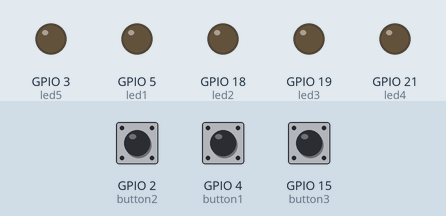
Recording of a sketch running on a simulated ESP32. Parts: output pins drawn as LEDs (lit = HIGH). Dashed ring = blinking. Inputs (shaded band) come from the test bench; at power-on: GPIO 15 (button3) LOW, GPIO 2 (button2) LOW, GPIO 4 (button1) LOW.

Above: at 1.2 s.
1.3 s: GPIO 15 (button3) pulled HIGH for 0.15 s
At 1.5 s:
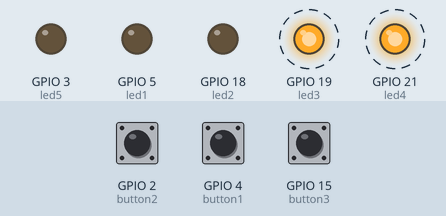
4.3 s: GPIO 2 (button2) pulled HIGH for 1 s
At 4.55 s:
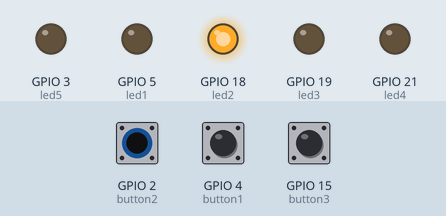
6.8 s: GPIO 4 (button1) pulled HIGH for 0.15 s
At 6.87 s:
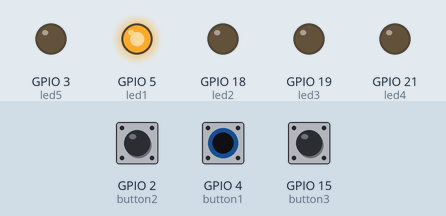
8.4 s: GPIO 15 (button3) pulled HIGH for 1 s
At 8.7 s:
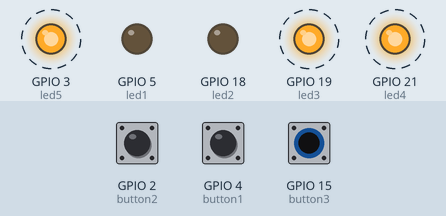
11.4 s: GPIO 15 (button3) pulled HIGH for 3.2 s
At 12.2 s:
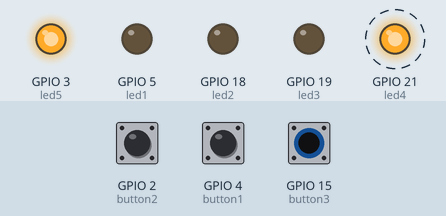
16.1 s: GPIO 2 (button2) pulled HIGH for 0.15 s
At 16.4 s:
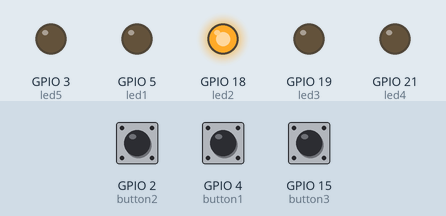
Timing chart, 0 to 18.7 s (numbered marks = the images above; inputs shaded):
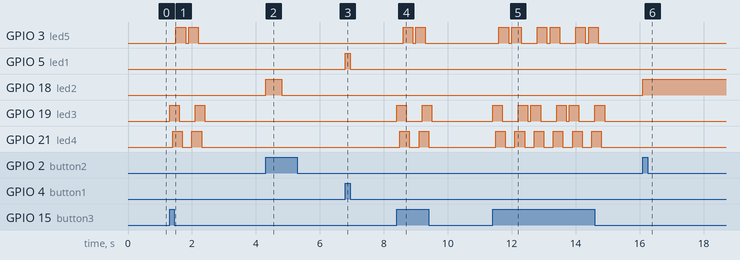

Measured:
- after the input at 1.3 s, GPIO 3 (led5): alternates HIGH for 0.30 s and LOW for 0.10 s, 4 changes in all, then stays LOW, starting after 0.20 s; GPIO 19 (led3): alternates HIGH for 0.30 s and LOW for 0.50 s, 4 changes in all, then stays LOW, starting at once
- after the input at 4.3 s, GPIO 18 (led2): LOW → HIGH at once, → LOW 0.50 s later
- after the input at 6.8 s, GPIO 5 (led1): LOW → HIGH at once, → LOW 0.15 s later
- after the input at 8.4 s, GPIO 3 (led5): alternates HIGH for 0.30 s and LOW for 0.10 s, 4 changes in all, then stays LOW, starting after 0.20 s; GPIO 19 (led3): alternates HIGH for 0.30 s and LOW for 0.50 s, 4 changes in all, then stays LOW, starting at once
- after the input at 11.4 s, GPIO 3 (led5): LOW → HIGH after 0.20 s, then repeats every 1.2 s: LOW 0.10 s, HIGH 0.30 s, LOW 0.50 s, HIGH 0.30 s; GPIO 19 (led3): LOW → HIGH at once, then repeats every 1.2 s: LOW 0.50 s, HIGH 0.30 s, LOW 0.10 s, HIGH 0.30 s
- after the input at 16.1 s, GPIO 18 (led2): LOW → HIGH at once

The sketch:

Running_Led.ino
```cpp
// 10 September 2023
// Alfan, Ayum, Rani
// Program Running LED

// mengatur posisi PIN
const int button1 = 4;    // button1 dihubungkan pada pin GPIO4
const int button2 = 2;  // button2 dihubungkan pada pin GPIO5
const int button3 = 15;  // button3 dihubungkan pada pin GPIO6
const int led1 = 5;     // LED1 dihubungkan pada pin GPIO 7
const int led2 = 18;     // LED2 dihubungkan pada pin GPIO 8
const int led3 = 19;     // LED3 dihubungkan pada pin GPIO 9
const int led4 = 21;    // LED4 dihubungkan pada pin GPIO 10
const int led5 = 3;    // LED5 dihubungkan pada pin GPIO 11

// variable untuk menyimpan keadaan button, 0 atau 1
int buttonState1 = 0;
int buttonState2 = 0;
int buttonState3 = 0;

// variable untuk keadaan Led
int ledState = LOW;                // kondisi yang akan digunakan untuk set LED
unsigned long previousMillis = 0;  // waktu Led setelah mati
const long interval = 500;         // interval untuk blink (milliseconds)

void setup() {
  // menginisialisasi button sebagai input
  pinMode(button1, INPUT);
  pinMode(button2, INPUT);
  pinMode(button3, INPUT);

  // menginisialisasi LED sebagai output
  pinMode(led1, OUTPUT);
  pinMode(led2, OUTPUT);
  pinMode(led3, OUTPUT);
  pinMode(led4, OUTPUT);
  pinMode(led5, OUTPUT);
}

void loop() {

  unsigned long currentMillis = millis();

  // membaca kondisi button
  buttonState1 = digitalRead(button1);
  buttonState2 = digitalRead(button2);
  buttonState3 = digitalRead(button3);

  // Jika button1 ditekan maka led1 akan menyala
  if (buttonState1 == HIGH) {
    digitalWrite(led1, HIGH);
  }
  // Jika tidak maka led1 akan mati
  else {
    digitalWrite(led1, LOW);
  }

  // Jika button2 ditekan maka kedua led akan blink 500ms
  if (buttonState2 == HIGH) {
    if (currentMillis - previousMillis >= interval) {
      previousMillis = currentMillis;  // Menyimpan waktu terakhir LED ngeblink

      // jika led dalam keadaan mati, maka nyalakan dan sebaliknya
      if (ledState == LOW) {
        ledState = HIGH;
      } else {
        ledState = LOW;
      }

      // atur nyala atau mati LED sesuai dengan nilai variable ledState
      digitalWrite(led1, ledState);
      digitalWrite(led2, ledState);
    }
  }

  // Jika button3 ditekan, maka running led
  if (buttonState3 == HIGH) {
    // Kiri ke kanan
    digitalWrite(led3, HIGH);
    digitalWrite(led4, LOW);
    digitalWrite(led5, LOW);
    delay(100);
    digitalWrite(led3, HIGH);
    digitalWrite(led4, HIGH);
    digitalWrite(led5, LOW);
    delay(100);
    digitalWrite(led3, HIGH);
    digitalWrite(led4, HIGH);
    digitalWrite(led5, HIGH);
    delay(100);
    digitalWrite(led3, LOW);
    digitalWrite(led4, HIGH);
    digitalWrite(led5, HIGH);
    delay(100);
    digitalWrite(led3, LOW);
    digitalWrite(led4, LOW);
    digitalWrite(led5, HIGH);
    delay(100);
    digitalWrite(led3, LOW);
    digitalWrite(led4, LOW);
    digitalWrite(led5, LOW);
    delay(100);

    // Kanan ke Kiri
    digitalWrite(led3, LOW);
    digitalWrite(led4, LOW);
    digitalWrite(led5, HIGH);
    delay(100);
    digitalWrite(led3, LOW);
    digitalWrite(led4, HIGH);
    digitalWrite(led5, HIGH);
    delay(100);
    digitalWrite(led3, HIGH);
    digitalWrite(led4, HIGH);
    digitalWrite(led5, HIGH);
    delay(100);
    digitalWrite(led3, HIGH);
    digitalWrite(led4, HIGH);
    digitalWrite(led5, LOW);
    delay(100);
    digitalWrite(led3, HIGH);
    digitalWrite(led4, LOW);
    digitalWrite(led5, LOW);
    delay(100);
    digitalWrite(led3, LOW);
    digitalWrite(led4, LOW);
    digitalWrite(led5, LOW);
    delay(100);
  }
}
```
